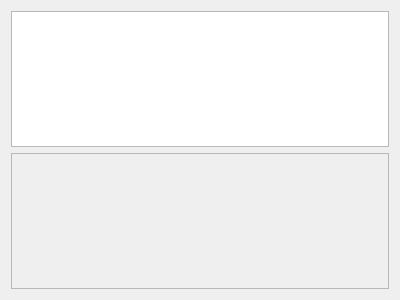
<?xml version="1.0" encoding="UTF-8"?>
<ui version="4.0">
 <class>MainWindow</class>
 <widget class="QMainWindow" name="MainWindow">
  <property name="geometry">
   <rect>
    <x>0</x>
    <y>0</y>
    <width>400</width>
    <height>300</height>
   </rect>
  </property>
  <property name="windowTitle">
   <string>MainWindow</string>
  </property>
  <widget class="QWidget" name="centralWidget">
   <layout class="QVBoxLayout" name="verticalLayout">
    <item>
     <widget class="QPlainTextEdit" name="plainTextEdit">
      <property name="enabled">
       <bool>true</bool>
      </property>
     </widget>
    </item>
    <item>
     <widget class="QPlainTextEdit" name="hotkeysEdit">
      <property name="enabled">
       <bool>false</bool>
      </property>
     </widget>
    </item>
   </layout>
  </widget>
 </widget>
 <layoutdefault spacing="6" margin="11"/>
 <resources/>
 <connections/>
</ui>
